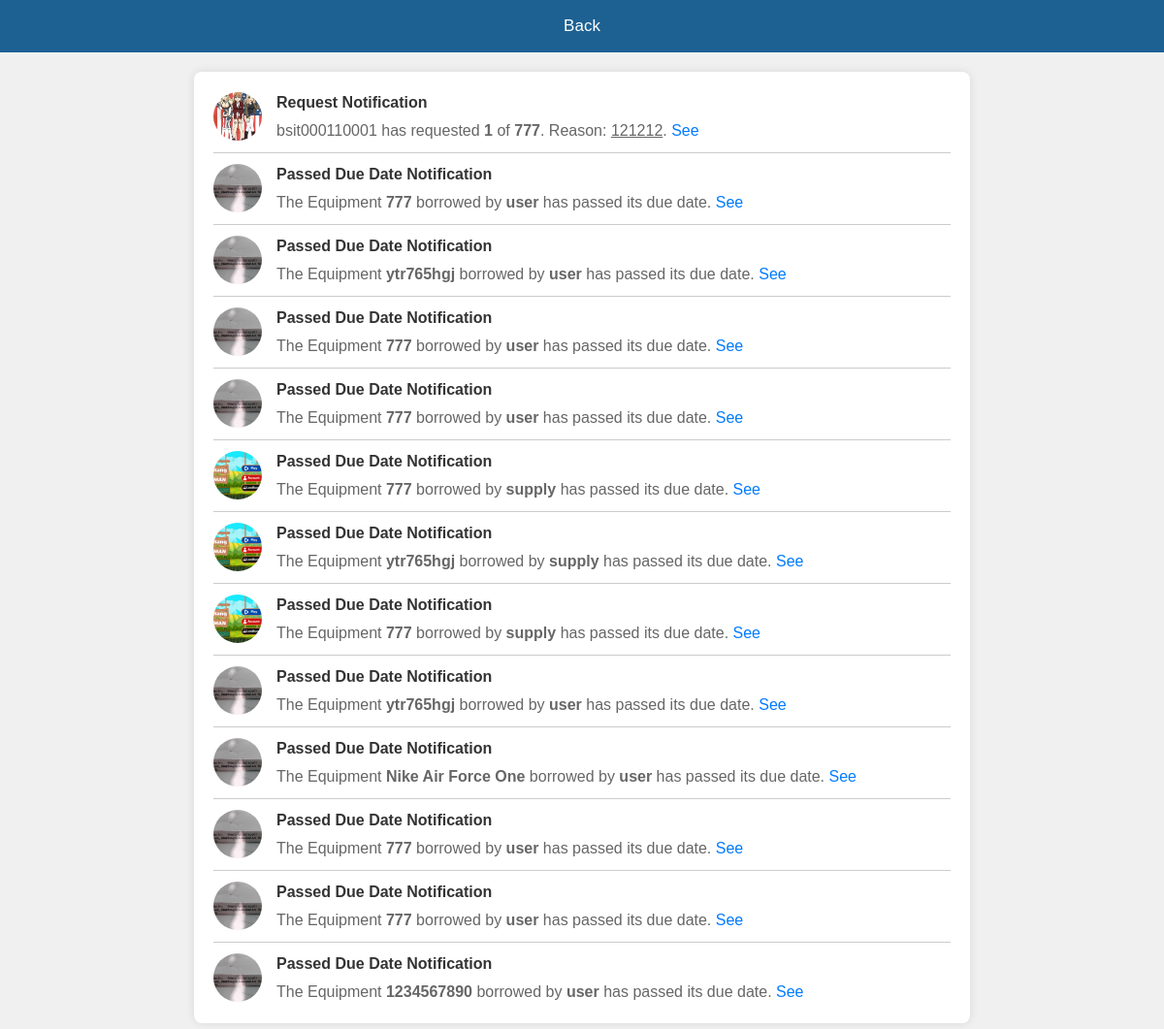
Page /notify.php on the committed database.
### tables this page shows
CREATE TABLE `request` (
  `rid` int(11) NOT NULL,
  `id` int(11) NOT NULL,
  `rname` text NOT NULL,
  `request_no` int(11) NOT NULL,
  `item_code` int(11) NOT NULL,
  `equipment_name` text NOT NULL,
  `quantity` int(11) NOT NULL,
  `request_destination` text NOT NULL,
  `return_date` date NOT NULL,
  `type` text NOT NULL,
  `reason` text NOT NULL
);

CREATE TABLE `account` (
  `UID` int(11) NOT NULL,
  `username` text NOT NULL,
  `password` text NOT NULL,
  `email` text NOT NULL,
  `department` text NOT NULL,
  `position` text NOT NULL,
  `user_type` text NOT NULL,
  `image_path` varchar(255) NOT NULL,
  `iid` text NOT NULL,
  `iid_image` text NOT NULL
);

CREATE TABLE `borrowed_item` (
  `item_code` int(11) NOT NULL,
  `borrow_date` date NOT NULL,
  `borrower` text NOT NULL,
  `equipment_name` text NOT NULL,
  `useless` int(11) NOT NULL,
  `item_type` text NOT NULL,
  `borrowed_amount` int(11) NOT NULL,
  `request_destination` text NOT NULL,
  `request_date` date NOT NULL
);

### notify.php (the view, shortened to what this page needs)
<?php
include_once("config.php");
$requests_query = "SELECT * FROM request";
$requests_result = mysqli_query($mysqli, $requests_query);
$passed_query = "SELECT * FROM borrowed_item WHERE item_type != 'consumable' AND DATE(request_date) < CURDATE()";
$passed_result = mysqli_query($mysqli, $passed_query);
?>
<!DOCTYPE html>
<html lang="en">
<head>
    <link href="https://cdn.jsdelivr.net/npm/bootstrap@5.0.2/dist/css/bootstrap.min.css" rel="stylesheet">
</head>
<body>
    <div class="sidebar">
        <a href="admin-dashboard.php">Back</a>
    </div>
    <div class="notification-container">
        <?php
while ($request_row = mysqli_fetch_assoc($requests_result)) {
    $name = $request_row['rname'];
    $image_query = mysqli_query($mysqli, "SELECT image_path FROM account WHERE username = '$name'");
    $image_row = mysqli_fetch_assoc($image_query);
    $image_path = $image_row['image_path'];
    echo "<div class='notification'>";
    echo "<img src='" . $image_path . "' alt='Avatar' class='avatar'>";
    echo "<div class='details'>";
    echo "<div class='title'>Request Notification</div>";
    echo "<div class='message'>" . $request_row['rname'] . " has requested <b>" . $request_row['request_no'] . "</b> of <b>" . $request_row['equipment_name'] . "</b>. Reason: <u>";
    if (!empty($request_row['reason'])) {
        echo $request_row['reason'];
    } else {
        echo "N/A";
    }
    echo "</u>. <a href='request.php'>See</a></div>";
    echo "</div>";
    echo "</div>";
}
        while ($passed_row = mysqli_fetch_assoc($passed_result)) {
    $name = $passed_row['borrower'];
    $image_query = mysqli_query($mysqli, "SELECT image_path FROM account WHERE username = '$name'");
    $image_row = mysqli_fetch_assoc($image_query);
    $image_path = $image_row['image_path'];
    echo "<div class='notification'>";
    echo "<img src='" . $image_path . "' alt='Avatar' class='avatar'>";
            echo "<div class='details'>";
            echo "<div class='title'>Passed Due Date Notification</div>";
            echo "<div class='message'>The Equipment <b>" . $passed_row['equipment_name'] . "</b> borrowed by <b>" . $passed_row['borrower'] . "</b> has passed its due date. <a href='borrowed_items.php'>See</a></div>";
            echo "</div>";
            echo "</div>";
        }
        ?>
    </div>
</body>
</html>

### notify.php (style rules this page uses)
body { font-family: Arial, sans-serif; background-color: #f0f0f0; margin: 0; padding: 0; }
.sidebar { background-color: #044e85; overflow: hidden; }
.sidebar a { color: white; text-align: center; padding: 14px 16px; text-decoration: none; font-size: 17px; display: block; }
.notification-container { max-width: 800px; margin: 20px auto; background-color: white; border-radius: 8px; box-shadow: 0 0 10px rgba(0, 0, 0, 0.1); padding: 20px; }
.notification { border-bottom: 1px solid #ccc; padding-bottom: 10px; margin-bottom: 10px; display: flex; align-items: center; }
.notification:last-child { border-bottom: none; margin-bottom: 0; padding-bottom: 0; }
.notification .avatar { width: 50px; height: 50px; object-fit: cover; border-radius: 50%; margin-right: 15px; }
.notification .details { flex: 1; }
.notification .title { font-weight: bold; color: #333; }
.notification .message { color: #666; margin-top: 5px; }
.notification .message a { color: #007bff; text-decoration: none; }

### rows in the picture
request: account.image_path (picture), rname "bsit000110001", request_no "1", equipment_name "777", reason "121212"
borrowed_item: account.image_path (picture), equipment_name "777", borrower "user"
borrowed_item: account.image_path (picture), equipment_name "ytr765hgj", borrower "user"
borrowed_item: account.image_path (picture), equipment_name "777", borrower "user"
borrowed_item: account.image_path (picture), equipment_name "777", borrower "user"
borrowed_item: account.image_path (picture), equipment_name "777", borrower "supply"
borrowed_item: account.image_path (picture), equipment_name "ytr765hgj", borrower "supply"
borrowed_item: account.image_path (picture), equipment_name "777", borrower "supply"
borrowed_item: account.image_path (picture), equipment_name "ytr765hgj", borrower "user"
borrowed_item: account.image_path (picture), equipment_name "Nike Air Force One", borrower "user"
borrowed_item: account.image_path (picture), equipment_name "777", borrower "user"
borrowed_item: account.image_path (picture), equipment_name "777", borrower "user"
borrowed_item: account.image_path (picture), equipment_name "1234567890", borrower "user"
